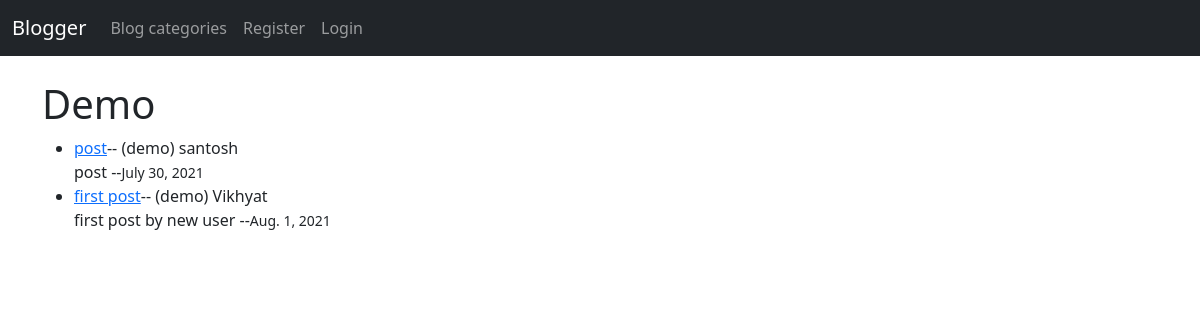
The page /category/demo/ on the database as committed earlier.
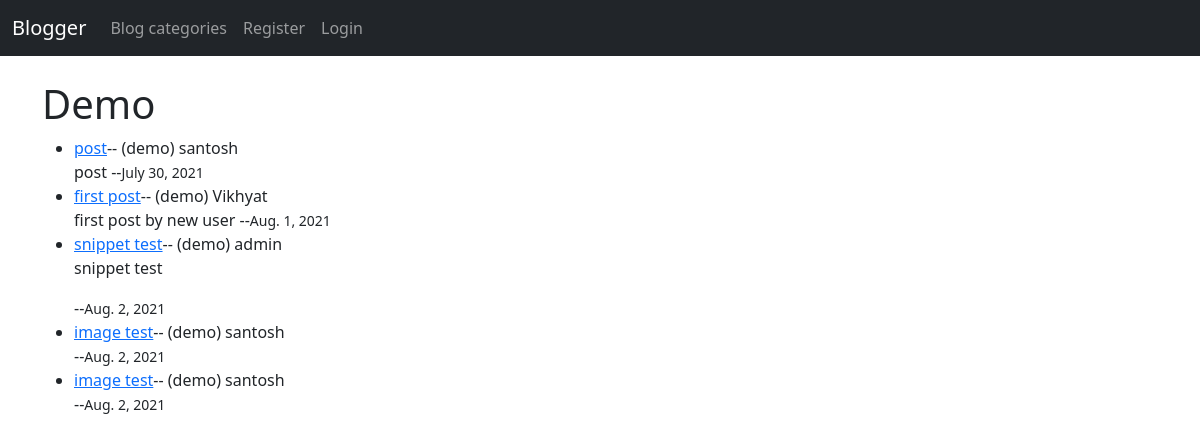
The same page on the database as committed later.
### theblog/models.py (models this page shows, shortened)
class Post(models.Model):
    title = models.CharField(max_length=255)
    title_tag = models.CharField(max_length=255)
    header_image=models.ImageField(null=True,blank=True,upload_to="images/")
    author = models.ForeignKey(User,on_delete=models.CASCADE)
    body= RichTextField(blank=True,null=True)
    category=models.CharField(max_length=255,default='coding')
    snippet=models.CharField(max_length=255)
    post_date=models.DateField(auto_now_add=True)
    likes = models.ManyToManyField(User,related_name='blog_post')

### theblog/views.py (the view)
# urls.py: path('category/<str:cats>/',CategoryView,name="category"),
def CategoryView(request,cats):
    catergory_post= Post.objects.filter(category=cats.replace('-',' '))
    return render(request,'categories.html',{'cats':cats.title().replace('-',' '),'category_post':catergory_post})

### theblog/templates/categories.html (shortened to what this page needs)
{%extends 'base.html'%}
{% block content %}
{% if category_post%}
<h1> {{cats}} </h1>
<ul>
    {% for post in category_post%}
       <li> <a href="{%url 'article-detail' post.pk%}">{{post.title}}</a>--
        ({{post.category}})
        {{post.author}}
        <br>
        {{post.body|slice:"200"|safe}} --<small>{{post.post_date}}</small></li>
    {%endfor%}
    </ul>
{%else %}
<div class="container  align-middle">
    <h3>Sorry this page does not exist😌</h3>
    <a href="{%url 'home'%}">Back to Home Page</a>
</div>
{% endif %}
{% endblock %}

Rows that differ between the two databases and show on the page:
added Post: title "snippet test", category "demo", author "admin", body "snippet test", post_date "Aug. 2, 2021"
added Post: title "image test", category "demo", author "santosh", post_date "Aug. 2, 2021"
added Post: title "image test", category "demo", author "santosh", post_date "Aug. 2, 2021"
